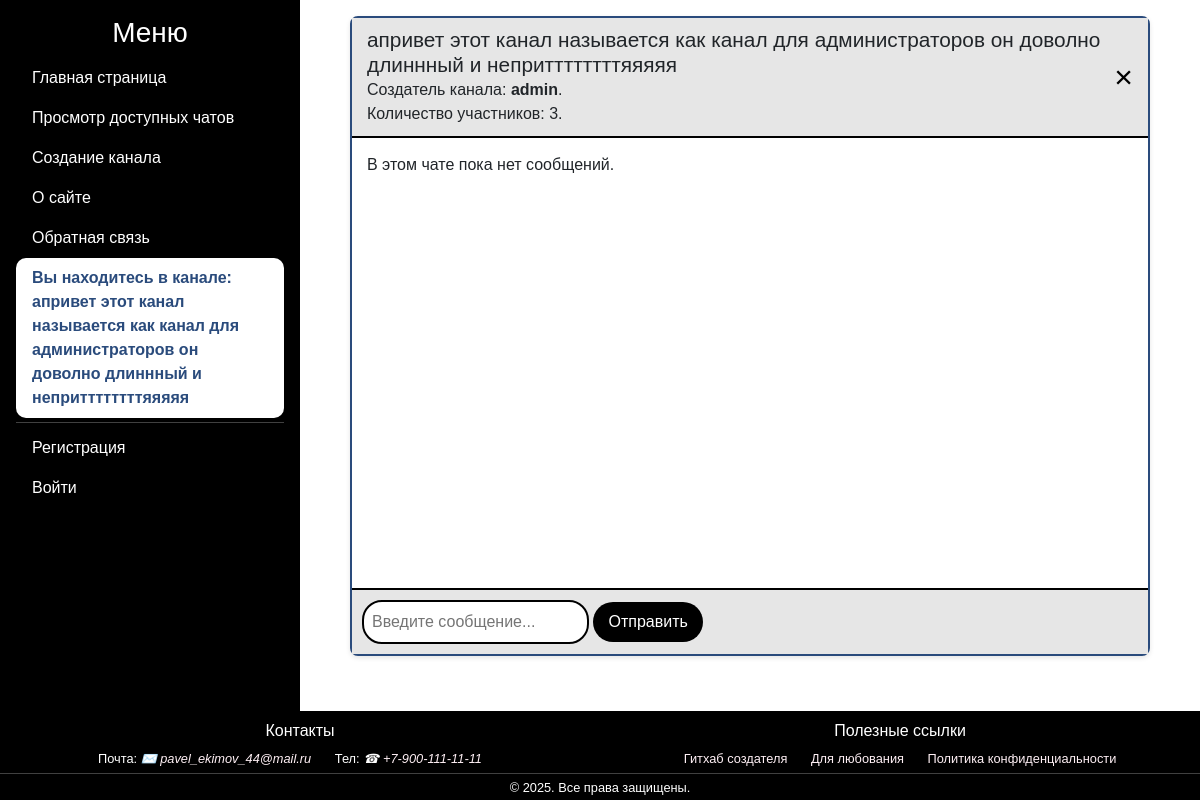
/chat/admin_kanal_4/, run on the app's committed database.
### messenger/models.py (models this page shows, shortened)
class Channel(models.Model):
    class Status(models.IntegerChoices):
        PUBLIC = 0, 'Публичный'
        PRIVATE = 1, 'Приватный'
    creator = models.ForeignKey(get_user_model(), on_delete=models.SET_NULL, null=True, related_name='created_channels',
                                verbose_name='создатель')
    name = models.CharField(max_length=100, unique=True, db_index=True, verbose_name='название канала')
    slug = models.SlugField(max_length=255, unique=True, db_index=True, verbose_name='url')
    description = models.TextField(max_length=1000, blank=True, verbose_name='описание канала')
    is_private = models.BooleanField(choices=tuple(map(lambda x: (bool(x[0]), x[1]), Status.choices)),
                                     default=Status.PUBLIC, verbose_name="статус канала")
    creation = models.DateTimeField(auto_now_add=True, verbose_name='создан')
    users = models.ManyToManyField(get_user_model(), related_name='member_of_channels', verbose_name='участники')
    objects = models.Manager()
    public_channels = PublicManager()
    class Meta:
        verbose_name = 'Канал'
        verbose_name_plural = 'Каналы'
        ordering = ['-creation', 'name']

### users/models.py (models this page shows, shortened)
class User(AbstractUser):
    slug = models.SlugField(max_length=255, unique=True, db_index=True, verbose_name='url')
    is_moderator = models.BooleanField(default=False, verbose_name='модератор')
    is_blocked = models.BooleanField(default=False, verbose_name='заблокирован')
    photo = models.ImageField(blank=True, null=True, upload_to="photo/%Y/%m/%d/", verbose_name='фото')
    date_birth = models.DateField(blank=True, null=True, verbose_name='дата рождения')
    content = models.TextField(max_length=2000, blank=True, verbose_name='дополнительная информация')
    def __str__(self):
        return self.username
    class Meta:
        verbose_name = 'Пользователь'
        verbose_name_plural = 'Пользователи'
        ordering = ['id']

### messenger/views.py (the view)
# urls.py: path('chat/<slug:chat_slug>/', views.ShowChatView.as_view(), name='chat'),
class ShowChatView(DataMixin, DetailView):
    model = Channel
    template_name = 'messenger/chat.html'
    slug_url_kwarg = 'chat_slug'
    context_object_name = 'channel'
    def get_context_data(self, **kwargs):
        context = super().get_context_data(**kwargs)
        context['messages'] = (Message.objects.filter(channel=context['channel']).select_related('user')
                               .order_by('time_create')[:100])
        return self.get_mixin_context(context, title=f"Чат - {context['channel'].name}")

### messenger/utils.py (called while the page is built)
    def get_mixin_context(self, context, **kwargs):
        context['menu'] = menu
        context.update(kwargs)
        return context

### users/context_processors.py (called while the page is built)
def get_messenger_context(request):
    return {'main_menu': menu}

### messenger/templates/messenger/chat.html (shortened to what this page needs)
{% extends 'base.html' %}
{% block content %}
    <div class="chat-container">
        <div class="chat-header">
            <div>
                <h2>{{ channel.name }}</h2>
                <span>Создатель канала: <strong>{{ channel.creator|default:"Пользователь удален" }}</strong>.</span><br>
                <span>Количество участников: {{ channel.users.count }}.</span>
            </div>
            <a href="{% url 'channels' %}" class="close-btn">&times;</a>
        </div>
        <div class="chat-messages">
            {% for message in messages %}
                <div class="message-block">
                    <div class="message-header">
                        <strong>От: {{ message.user.username|default:"Пользователь удален" }}</strong>
                    </div>
                    <div class="message-content">
                        {{ message.content }}
                    </div>
                    <div class="message-time">
                        <span class="text-muted">{{ message.time_create|date:"H:i" }}</span>
                    </div>
                </div>
            {% empty %}
                <p>В этом чате пока нет сообщений.</p>
            {% endfor %}
        </div>
        <div class="chat-input">
            <input type="text" name="content" placeholder="Введите сообщение..." required>
            <button type="submit" class="send-btn">Отправить</button>
        </div>
    </div>
{% endblock %}

### templates/base.html (shortened to what this page needs)
{% load static %}
<!DOCTYPE html>
<html lang="ru">
    <head>
        <link href="https://cdn.jsdelivr.net/npm/bootstrap@5.3.0/dist/css/bootstrap.min.css" rel="stylesheet">
        <link href="{% static 'messenger/css/styles.css' %}" rel="stylesheet">
        <link href="{% static 'users/css/styles.css' %}" rel="stylesheet">
    </head>
    <body>
        <div class="container-fluid main-layout p-0">
            <div class="row flex-column flex-md-row main-content g-0">
                <nav class="col-md-4 col-lg-3 collapse d-md-block" id="mobileMenu">
                    <div class="menu p-3 bg-black text-white">
                        <h3>Меню</h3>
                        <ul class="nav flex-column">
                            {% for item in main_menu %}
                                <li class="nav-item">
                                    <a class="nav-link text-white
                                            {% if request.resolver_match.url_name == item.url_name %}active{% endif %}"
                                            href="{% url item.url_name %}">
                                        {{ item.title }}
                                    </a>
                                </li>
                            {% endfor %}
                            {% if channel %}
                                <li class="nav-item">
                                    <a class="nav-link text-white
                                        {% if request.resolver_match.url_name == 'chat' %}active{% endif %}"
                                        href="{% url 'chat' chat_slug=channel.slug %}">
                                        Вы находитесь в канале: {{ channel.name }}
                                    </a>
                                </li>
                            {% endif %}
                            <hr>
                            {% if user.is_authenticated %}
                                <li class="nav-item">
                                    <a class="nav-link text-white
                                    {% if request.resolver_match.url_name == 'profile' %}active{% endif %}"
                                       href="{% url 'users:profile' %}">
                                        Ваш профиль: {{ user.username }}
                                    </a>
                                </li>
                                <li class="nav-item">
                                    <a class="nav-link text-white
                                    {% if request.resolver_match.url_name == 'logout' %}active{% endif %}"
                                       href="{% url 'users:logout' %}">Выйти</a>
                                </li>
                            {% else %}
                                <li class="nav-item">
                                    <a class="nav-link text-white
                                    {% if request.resolver_match.url_name == 'register' %}active{% endif %}"
                                       href="{% url 'users:register' %}">Регистрация</a>
                                </li>
                                <li class="nav-item">
                                    <a class="nav-link text-white
                                    {% if request.resolver_match.url_name == 'login' %}active{% endif %}"
                                       href="{% url 'users:login' %}">Войти</a>
                                </li>
                            {% endif %}
                        </ul>
                    </div>
                </nav>
                <main class="content col-md-8 col-lg-9 p-3">
                    {% block content %}
                    {% endblock %}
                </main>
            </div>
            <footer class="footer bg-black text-white text-center mt-0">
                <div class="container-footer">
                    <div class="row row-footer">
                        <section class="col-md-6 text-center">
                            <h6>Контакты</h6>
                            <nav class="footer-links">
                                <address>
                                    Почта:
                                    <a href="mailto:pavel_ekimov_44@mail.ru&body=Привет!?subject=Предложение">
                                        pavel_ekimov_44@mail.ru
                                    </a>
                                    Тел:
                                    <a href="tel:+79001111111">+7-900-111-11-11</a>
                                </address>
                            </nav>
                        </section>
                        <section class="col-md-6 text-center">
                            <h6>Полезные ссылки</h6>
                            <nav class="footer-links">
                                <a href="https://github.com/EkimovP">Гитхаб создателя</a>
                                <a href="https://ya.ru/images/search?from=tabbar&text=nature%20photos%20are%20beautiful">
                                    Для любования
                                </a>
                                <a href="https://tilda.cc/ru/privacy-generator/">Политика конфиденциальности</a>
                            </nav>
                        </section>
                    </div>
                    <hr>
                    <p class="confidentiality">&copy; 2025. Все права защищены.</p>
                </div>
            </footer>
        </div>
    </body>
</html>

### messenger/static/messenger/css/styles.css (style rules this page uses)
html, body { height: 100%; margin: 0; padding: 0; font-family: Arial, sans-serif; }
.main-layout { min-height: 100vh; display: flex; flex-direction: column; }
.main-content { flex: 1 0 auto; }
.menu h3 { text-align: center; }
#mobileMenu { background-color: black; color: white; }
.nav-link.active { font-weight: bold; background-color: #FFF; border-radius: 10px; color: #2A4B7C !important; }
.chat-container { max-width: 800px; margin: 0 auto; border: 2px solid #2A4B7C; border-radius: 8px; background-color: #fff; box-shadow: 0 2px 5px rgba(0, 0, 0, 0.1); display: flex; flex-direction: column; height: 80vh; }
.chat-header { display: flex; justify-content: space-between; align-items: center; padding: 10px 15px; background-color: #e6e6e6; border-bottom: 2px solid black; }
.chat-header h2 { margin: 0; font-size: 1.3rem; }
.close-btn { font-size: 2rem; text-decoration: none; color: black; }
.chat-messages { flex: 1; padding: 15px; overflow-y: auto; display: flex; flex-direction: column; gap: 10px; }
.chat-input { border-top: 2px solid black; padding: 10px; background-color: #e6e6e6; }
.chat-input input { flex: 1; padding: 8px; border: 2px solid black; border-radius: 20px; outline: none; }
.chat-input .send-btn { padding: 8px 15px; border: none; background-color: black; color: white; border-radius: 20px; cursor: pointer; }
footer { border-top: 2px solid black; font-size: 0.8rem; }
footer .footer-links a { color: #FFF0F5; text-decoration: none; margin: 0 10px; transition: color 0.3s; }
footer p { margin: 0.15rem; }
.row-footer { --bs-gutter-x: 0 !important; }
hr { margin: 0.3rem 0; }
h6 { margin-top: 0.5rem; }
address { margin-bottom: 0rem; }
address a { margin: 0 20px 0 0 !important; font-style: italic; }
a[href^="mailto"]::before { content: "✉️ "; }
a[href^="tel"]::before { content: "\260e"; margin-right: 0.3em; color: #FFF !important; }

### data on the page
Channel: name "aпривет этот канал называется как канал для администраторов он доволно длиннный и неприттттттттяяяяя", creator "admin", users.count "3"

### other printed values
{{ item.title }} "Главная страница" "Просмотр доступных чатов" "Создание канала" "О сайте" "Обратная связь"
